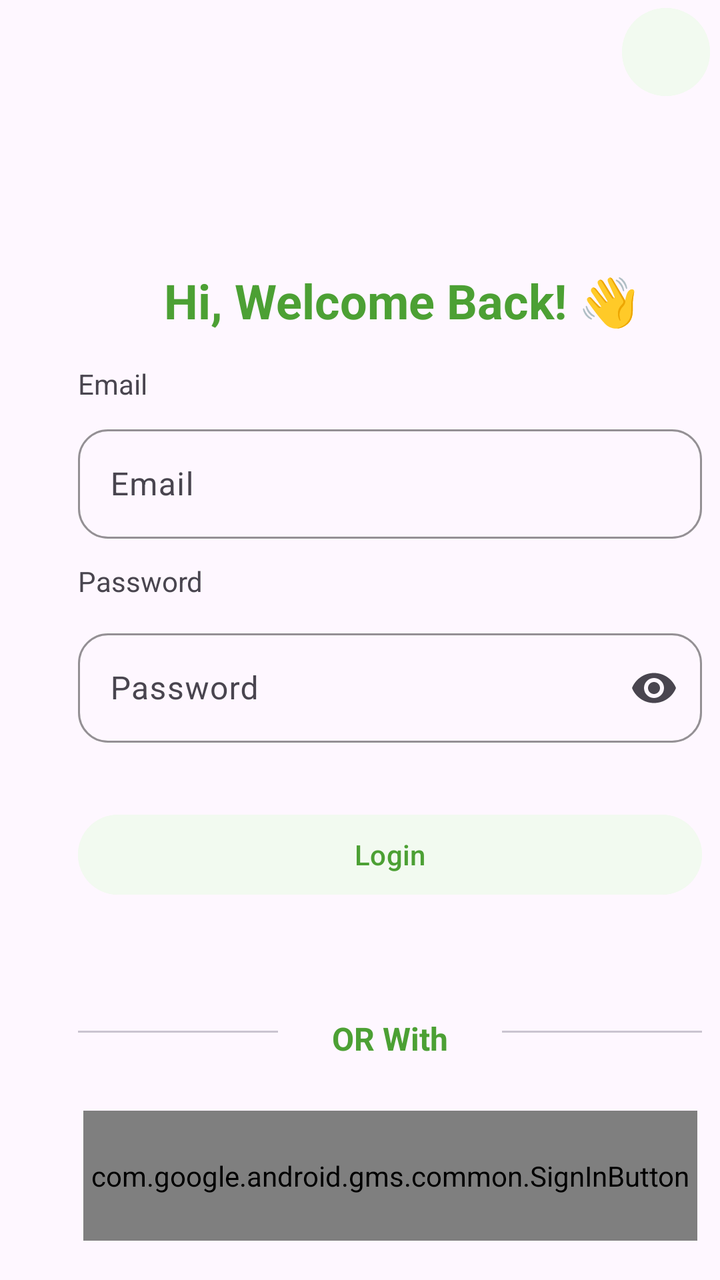
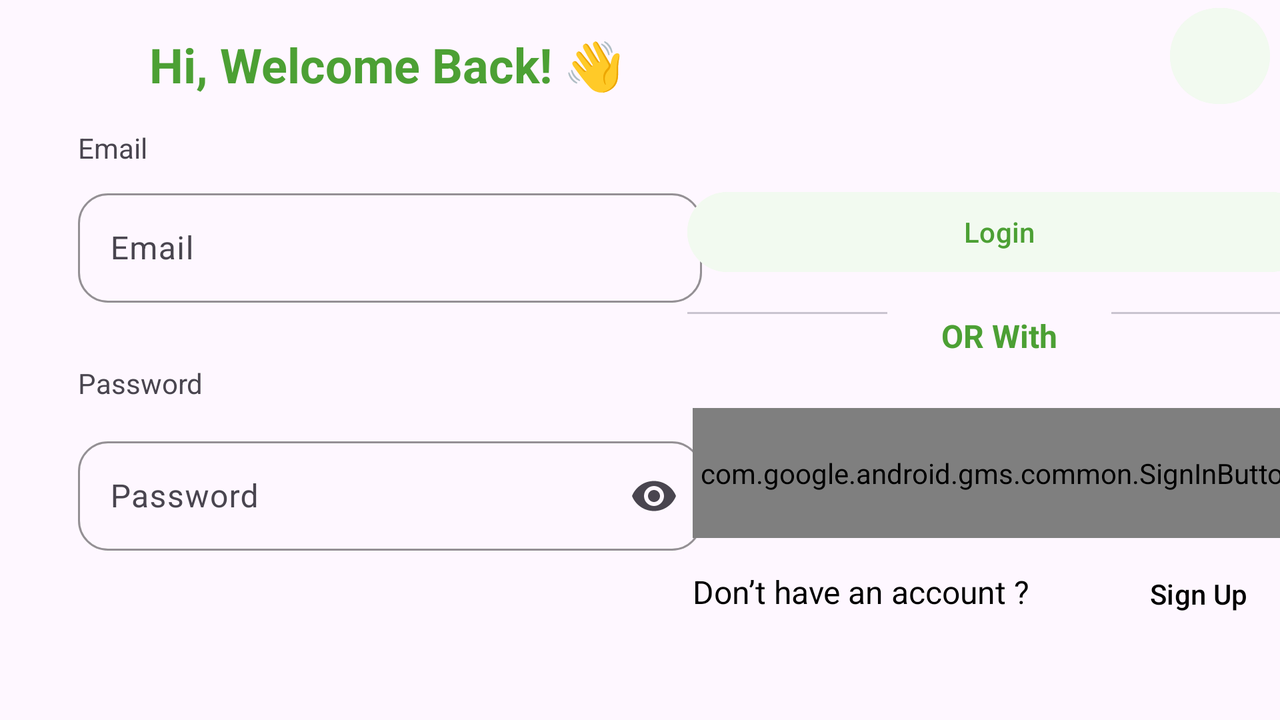

Compare how this app lays out the same screen by default and in its alternative resource folder. The renders come first, then the two layout files and the values they reference.
<!-- AndroidManifest.xml: application theme Theme.YumlyPlanner -->
<!-- res/layout/login_fragment.xml -->
<?xml version="1.0" encoding="utf-8"?>
<androidx.constraintlayout.widget.ConstraintLayout xmlns:android="http://schemas.android.com/apk/res/android"
    xmlns:tools="http://schemas.android.com/tools"
    android:layout_width="match_parent"
    android:layout_height="match_parent"
    xmlns:app="http://schemas.android.com/apk/res-auto">

    <com.google.android.material.divider.MaterialDivider
        android:id="@+id/materialDivider2"
        android:layout_width="100dp"
        android:layout_height="wrap_content"
        android:layout_marginTop="64dp"
        app:layout_constraintEnd_toEndOf="@+id/loginBtn"
        app:layout_constraintTop_toBottomOf="@+id/loginBtn" />

    <com.google.android.material.textfield.TextInputLayout
        android:id="@+id/tv_password"
        android:layout_width="312dp"
        android:layout_height="60dp"
        android:layout_marginStart="39dp"
        android:layout_marginTop="42dp"
        android:layout_marginEnd="36dp"
        android:hint="@string/password"
        app:hintTextColor="@color/primeryColor"
        app:boxCornerRadiusBottomEnd="15dp"
        app:boxCornerRadiusBottomStart="15dp"
        app:boxCornerRadiusTopEnd="15dp"
        app:boxCornerRadiusTopStart="15dp"
        app:boxStrokeColor="@color/primeryColor"
        app:endIconMode="password_toggle"
        app:layout_constraintEnd_toEndOf="parent"
        app:layout_constraintHorizontal_bias="0.0"
        app:layout_constraintStart_toStartOf="parent"
        app:layout_constraintTop_toBottomOf="@+id/tv_Email">

        <com.google.android.material.textfield.TextInputEditText
            android:id="@+id/et_Password"
            android:layout_width="match_parent"
            android:layout_height="wrap_content"
            android:inputType="textPassword" />

    </com.google.android.material.textfield.TextInputLayout>

    <com.google.android.material.textfield.TextInputLayout
        android:id="@+id/tv_Email"
        android:layout_width="312dp"
        android:layout_height="60dp"
        android:layout_marginStart="39dp"
        android:layout_marginTop="8dp"
        android:layout_marginEnd="36dp"
        android:hint="@string/emiall"
        app:hintTextColor="@color/primeryColor"
        app:boxCornerRadiusBottomEnd="15dp"
        app:boxCornerRadiusBottomStart="15dp"
        app:boxCornerRadiusTopEnd="15dp"
        app:boxCornerRadiusTopStart="15dp"
        app:boxStrokeColor="@color/primeryColor"
        app:layout_constraintEnd_toEndOf="parent"
        app:layout_constraintHorizontal_bias="0.0"
        app:layout_constraintStart_toStartOf="parent"
        app:layout_constraintTop_toBottomOf="@+id/textView2">

        <com.google.android.material.textfield.TextInputEditText
            android:id="@+id/et_Email"
            android:layout_width="match_parent"
            android:layout_height="wrap_content"
            tools:ignore="TouchTargetSizeCheck"
            android:inputType="textEmailAddress"/>

    </com.google.android.material.textfield.TextInputLayout>

    <TextView
        android:id="@+id/textView"
        android:layout_width="wrap_content"
        android:layout_height="wrap_content"
        android:layout_marginTop="8dp"
        android:layout_marginBottom="8dp"
        android:text="@string/password"
        app:hintTextColor="@color/primeryColor"
        app:layout_constraintBottom_toTopOf="@+id/tv_password"
        app:layout_constraintStart_toStartOf="@+id/tv_password"
        app:layout_constraintTop_toBottomOf="@+id/tv_Email" />

    <TextView
        android:id="@+id/textView2"
        android:layout_width="wrap_content"
        android:layout_height="wrap_content"
        android:layout_marginTop="16dp"
        android:text="@string/emiall"
        app:layout_constraintStart_toStartOf="@+id/tv_Email"
        app:layout_constraintTop_toBottomOf="@+id/textView3" />

    <TextView
        android:id="@+id/textView3"
        android:layout_width="wrap_content"
        android:layout_height="wrap_content"
        android:layout_marginStart="68dp"
        android:layout_marginTop="134dp"
        android:layout_marginEnd="57dp"
        android:text="@string/hi"
        android:textColor="@color/primeryColor"
        android:textSize="24sp"
        android:textStyle="bold"
        app:layout_constraintEnd_toEndOf="@+id/tv_Email"
        app:layout_constraintStart_toStartOf="@+id/tv_Email"
        app:layout_constraintTop_toTopOf="parent" />

    <Button
        android:id="@+id/loginBtn"
        style="@style/Widget.Material3.Button.TonalButton"
        android:layout_width="312dp"
        android:layout_height="48dp"
        android:layout_marginTop="32dp"
        android:backgroundTint="@color/toneColor"
        android:text="@string/Login"
        android:textColor="@color/primeryColor"
        app:layout_constraintEnd_toEndOf="@+id/tv_password"
        app:layout_constraintStart_toStartOf="@+id/tv_password"
        app:layout_constraintTop_toBottomOf="@+id/tv_password" />

    <com.google.android.material.divider.MaterialDivider
        android:id="@+id/materialDivider"
        android:layout_width="100dp"
        android:layout_height="wrap_content"
        android:backgroundTint="@color/primeryColor"
        android:layout_marginTop="64dp"
        app:layout_constraintStart_toStartOf="@+id/loginBtn"
        app:layout_constraintTop_toBottomOf="@+id/loginBtn" />

    <TextView
        android:id="@+id/textView5"
        android:layout_width="93dp"
        android:layout_height="24dp"
        android:layout_marginTop="56dp"
        android:gravity="center"
        android:text="@string/orwith"
        android:textSize="16sp"
        android:textStyle="bold"
        android:textColor="@color/primeryColor"
        app:layout_constraintEnd_toStartOf="@+id/materialDivider2"
        app:layout_constraintStart_toEndOf="@+id/materialDivider"
        app:layout_constraintTop_toBottomOf="@+id/loginBtn" />

    <com.google.android.gms.common.SignInButton
        android:id="@+id/btnGoogleSignIn"
        android:layout_width="307dp"
        android:layout_height="65dp"
        android:layout_gravity="center"
        android:layout_marginTop="24dp"
        app:layout_constraintEnd_toEndOf="@+id/materialDivider2"
        app:layout_constraintStart_toStartOf="@+id/materialDivider"
        app:layout_constraintTop_toBottomOf="@+id/textView5" />

    <TextView
        android:id="@+id/textView6"
        android:layout_width="wrap_content"
        android:layout_height="wrap_content"
        android:layout_marginTop="16dp"
        android:text="@string/DHA"
        android:textSize="16sp"
        android:textStyle="normal"
        android:textColor="@color/black"
        app:layout_constraintStart_toStartOf="@+id/btnGoogleSignIn"
        app:layout_constraintTop_toBottomOf="@+id/btnGoogleSignIn" />

    <Button
        android:id="@+id/registerButton"
        style="@style/Widget.Material3.Button.TextButton"
        android:layout_width="106dp"
        android:layout_height="48dp"
        android:layout_marginStart="16dp"
        android:layout_marginTop="4dp"
        android:text="Sign Up"
        android:textColor="@color/black"
        app:layout_constraintEnd_toEndOf="@+id/btnGoogleSignIn"
        app:layout_constraintHorizontal_bias="0.928"
        app:layout_constraintStart_toEndOf="@+id/textView6"
        app:layout_constraintTop_toBottomOf="@+id/btnGoogleSignIn" />

    <Button
        android:id="@+id/skipBtn"
        style="?attr/materialIconButtonStyle"
        android:layout_width="52dp"
        android:layout_height="52dp"
        android:layout_marginEnd="1dp"
        android:backgroundTint="@color/toneColor"
        android:contentDescription="@string/skip"
        app:icon="@drawable/skip"
        app:layout_constraintEnd_toEndOf="parent"
        app:layout_constraintTop_toTopOf="parent"
        app:tint="@color/primeryColor" />

</androidx.constraintlayout.widget.ConstraintLayout>
<!-- resources referenced by this layout -->
<resources>
  <color name="black">#FF000000</color>
  <color name="primeryColor">#4CA034</color>
  <color name="toneColor">#F2FAF0</color>
  <string name="DHA">"Don’t have an account ? "</string>
  <string name="Login">Login</string>
  <string name="emiall">Email</string>
  <string name="hi">Hi, Welcome Back! 👋</string>
  <string name="orwith">OR With</string>
  <string name="password">Password</string>
  <string name="skip">Skip</string>
  <style name="Theme.YumlyPlanner" parent="Base.Theme.YumlyPlanner" />
  <style name="Base.Theme.YumlyPlanner" parent="Theme.Material3.DayNight.NoActionBar">
          
          
      </style>
</resources>
<!-- res/layout-land/login_fragment.xml (the repository's variant of the layout above) -->
<!-- drawn on the phone turned sideways -->
<?xml version="1.0" encoding="utf-8"?>
<androidx.constraintlayout.widget.ConstraintLayout xmlns:android="http://schemas.android.com/apk/res/android"
    xmlns:tools="http://schemas.android.com/tools"
    android:layout_width="match_parent"
    android:layout_height="match_parent"
    xmlns:app="http://schemas.android.com/apk/res-auto">

    <com.google.android.material.divider.MaterialDivider
        android:id="@+id/materialDivider2"
        android:layout_width="100dp"
        android:layout_height="wrap_content"
        android:layout_marginTop="16dp"
        app:layout_constraintEnd_toEndOf="@+id/btn_login"
        app:layout_constraintTop_toBottomOf="@+id/btn_login" />

    <com.google.android.material.textfield.TextInputLayout
        android:id="@+id/tv_password"
        android:layout_width="312dp"
        android:layout_height="60dp"
        android:layout_marginStart="39dp"
        android:layout_marginTop="64dp"
        android:layout_marginEnd="36dp"
        android:hint="@string/password"
        app:boxCornerRadiusBottomEnd="15dp"
        app:boxCornerRadiusBottomStart="15dp"
        app:boxCornerRadiusTopEnd="15dp"
        app:boxCornerRadiusTopStart="15dp"
        app:boxStrokeColor="@color/primeryColor"
        app:endIconMode="password_toggle"
        app:layout_constraintEnd_toEndOf="parent"
        app:layout_constraintHorizontal_bias="0.0"
        app:layout_constraintStart_toStartOf="parent"
        app:layout_constraintTop_toBottomOf="@+id/tv_Email">

        <com.google.android.material.textfield.TextInputEditText
            android:id="@+id/et_Password"
            android:layout_width="match_parent"
            android:layout_height="wrap_content"
            android:inputType="textPassword" />

    </com.google.android.material.textfield.TextInputLayout>

    <com.google.android.material.textfield.TextInputLayout
        android:id="@+id/tv_Email"
        android:layout_width="312dp"
        android:layout_height="60dp"
        android:layout_marginStart="39dp"
        android:layout_marginTop="8dp"
        android:layout_marginEnd="36dp"
        android:hint="@string/emiall"
        app:hintTextColor="@color/primeryColor"
        app:boxCornerRadiusBottomEnd="15dp"
        app:boxCornerRadiusBottomStart="15dp"
        app:boxCornerRadiusTopEnd="15dp"
        app:boxCornerRadiusTopStart="15dp"
        app:boxStrokeColor="@color/primeryColor"
        app:layout_constraintEnd_toEndOf="parent"
        app:layout_constraintHorizontal_bias="0.0"
        app:layout_constraintStart_toStartOf="parent"
        app:layout_constraintTop_toBottomOf="@+id/textView2">

        <com.google.android.material.textfield.TextInputEditText
            android:id="@+id/et_Email"
            android:layout_width="match_parent"
            android:layout_height="wrap_content"
            tools:ignore="TouchTargetSizeCheck"
            android:inputType="textEmailAddress"/>

    </com.google.android.material.textfield.TextInputLayout>

    <TextView
        android:id="@+id/textView"
        android:layout_width="wrap_content"
        android:layout_height="wrap_content"
        android:layout_marginTop="16dp"
        android:text="@string/password"
        app:hintTextColor="@color/primeryColor"
        app:layout_constraintBottom_toTopOf="@+id/tv_password"
        app:layout_constraintStart_toStartOf="@+id/tv_password"
        app:layout_constraintTop_toBottomOf="@+id/tv_Email" />

    <TextView
        android:id="@+id/textView2"
        android:layout_width="wrap_content"
        android:layout_height="wrap_content"
        android:layout_marginTop="16dp"
        android:text="@string/emiall"
        app:layout_constraintStart_toStartOf="@+id/tv_Email"
        app:layout_constraintTop_toBottomOf="@+id/textView3" />

    <TextView
        android:id="@+id/textView3"
        android:layout_width="wrap_content"
        android:layout_height="wrap_content"
        android:layout_marginStart="68dp"
        android:layout_marginTop="16dp"
        android:layout_marginEnd="57dp"
        android:text="@string/hi"
        android:textColor="@color/primeryColor"
        android:textSize="24sp"
        android:textStyle="bold"
        app:layout_constraintEnd_toEndOf="@+id/tv_Email"
        app:layout_constraintHorizontal_bias="0.647"
        app:layout_constraintStart_toStartOf="@+id/tv_Email"
        app:layout_constraintTop_toTopOf="parent" />

    <Button
        android:id="@+id/btn_login"
        style="@style/Widget.Material3.Button.TonalButton"
        android:layout_width="312dp"
        android:layout_height="48dp"
        android:layout_marginStart="32dp"
        android:layout_marginTop="92dp"
        android:layout_marginEnd="24dp"
        android:backgroundTint="@color/toneColor"
        android:text="@string/Login"
        android:textColor="@color/primeryColor"
        app:layout_constraintEnd_toEndOf="parent"
        app:layout_constraintStart_toEndOf="@+id/tv_Email"
        app:layout_constraintTop_toTopOf="parent" />

    <com.google.android.material.divider.MaterialDivider
        android:id="@+id/materialDivider"
        android:layout_width="100dp"
        android:layout_height="wrap_content"
        android:layout_marginTop="16dp"
        android:backgroundTint="@color/primeryColor"
        app:layout_constraintStart_toStartOf="@+id/btn_login"
        app:layout_constraintTop_toBottomOf="@+id/btn_login" />

    <TextView
        android:id="@+id/textView5"
        android:layout_width="93dp"
        android:layout_height="24dp"
        android:layout_marginTop="16dp"
        android:gravity="center"
        android:text="@string/orwith"
        android:textColor="@color/primeryColor"
        android:textSize="16sp"
        android:textStyle="bold"
        app:layout_constraintEnd_toStartOf="@+id/materialDivider2"
        app:layout_constraintStart_toEndOf="@+id/materialDivider"
        app:layout_constraintTop_toBottomOf="@+id/btn_login" />

    <com.google.android.gms.common.SignInButton
        android:id="@+id/btnGoogleSignIn"
        android:layout_width="307dp"
        android:layout_height="65dp"
        android:layout_gravity="center"
        android:layout_marginTop="24dp"
        app:layout_constraintEnd_toEndOf="@+id/materialDivider2"
        app:layout_constraintStart_toStartOf="@+id/materialDivider"
        app:layout_constraintTop_toBottomOf="@+id/textView5" />

    <TextView
        android:id="@+id/textView6"
        android:layout_width="wrap_content"
        android:layout_height="wrap_content"
        android:layout_marginTop="16dp"
        android:text="@string/DHA"
        android:textSize="16sp"
        android:textStyle="normal"
        android:textColor="@color/black"
        app:layout_constraintStart_toStartOf="@+id/btnGoogleSignIn"
        app:layout_constraintTop_toBottomOf="@+id/btnGoogleSignIn" />

    <Button
        android:id="@+id/signUpButton"
        style="@style/Widget.Material3.Button.TextButton"
        android:layout_width="106dp"
        android:layout_height="48dp"
        android:layout_marginStart="16dp"
        android:layout_marginTop="4dp"
        android:text="Sign Up"
        android:textColor="@color/black"
        app:layout_constraintEnd_toEndOf="@+id/btnGoogleSignIn"
        app:layout_constraintHorizontal_bias="0.928"
        app:layout_constraintStart_toEndOf="@+id/textView6"
        app:layout_constraintTop_toBottomOf="@+id/btnGoogleSignIn" />
    <Button
        android:id="@+id/skipBtn"
        style="?attr/materialIconButtonStyle"
        android:layout_width="58dp"
        android:layout_height="56dp"
        android:layout_marginEnd="1dp"
        android:backgroundTint="@color/toneColor"
        android:contentDescription="@string/skip"
        app:icon="@drawable/skip"
        app:layout_constraintEnd_toEndOf="parent"
        app:layout_constraintTop_toTopOf="parent"
        app:tint="@color/primeryColor" />

</androidx.constraintlayout.widget.ConstraintLayout>
